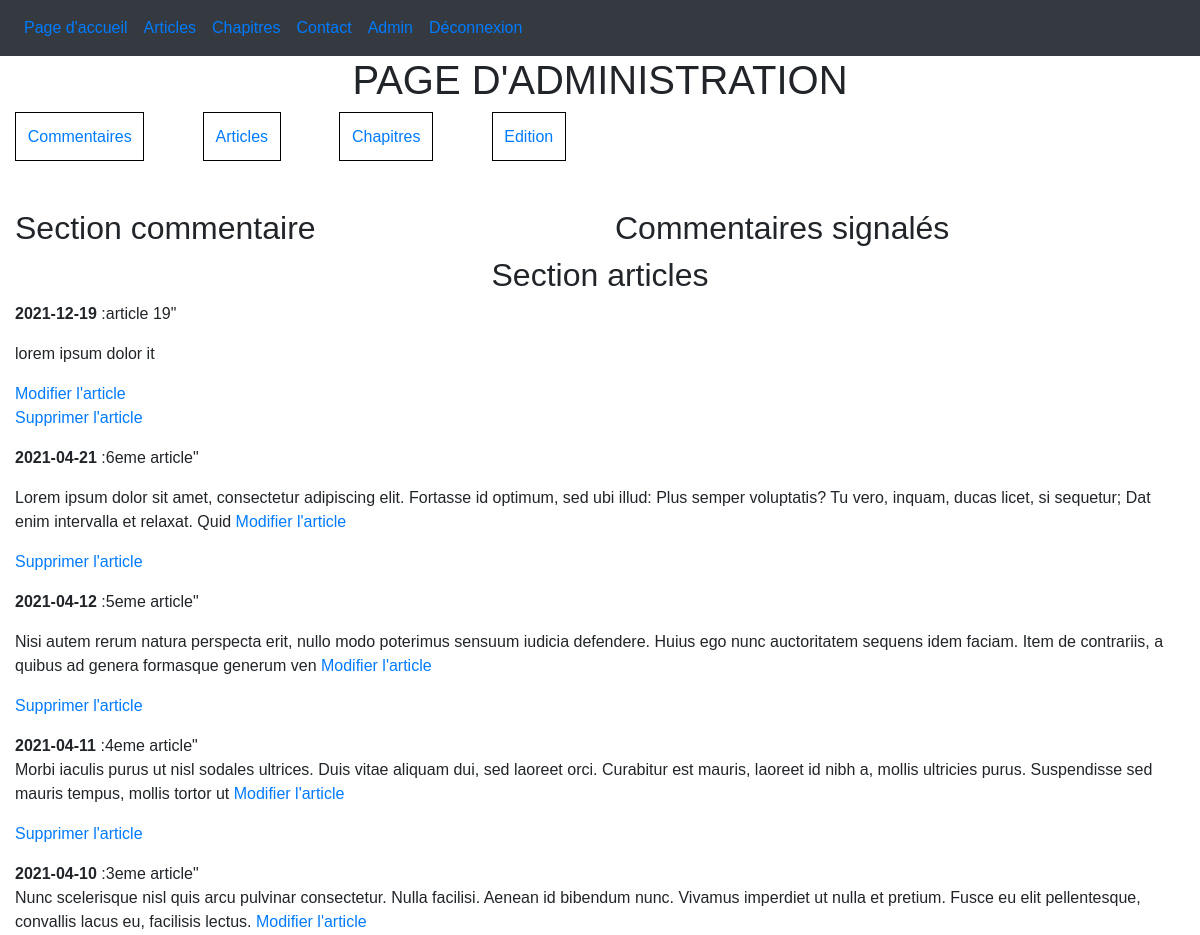
Page /index.php?action=administration (signed in, upper part) on the earlier database version.
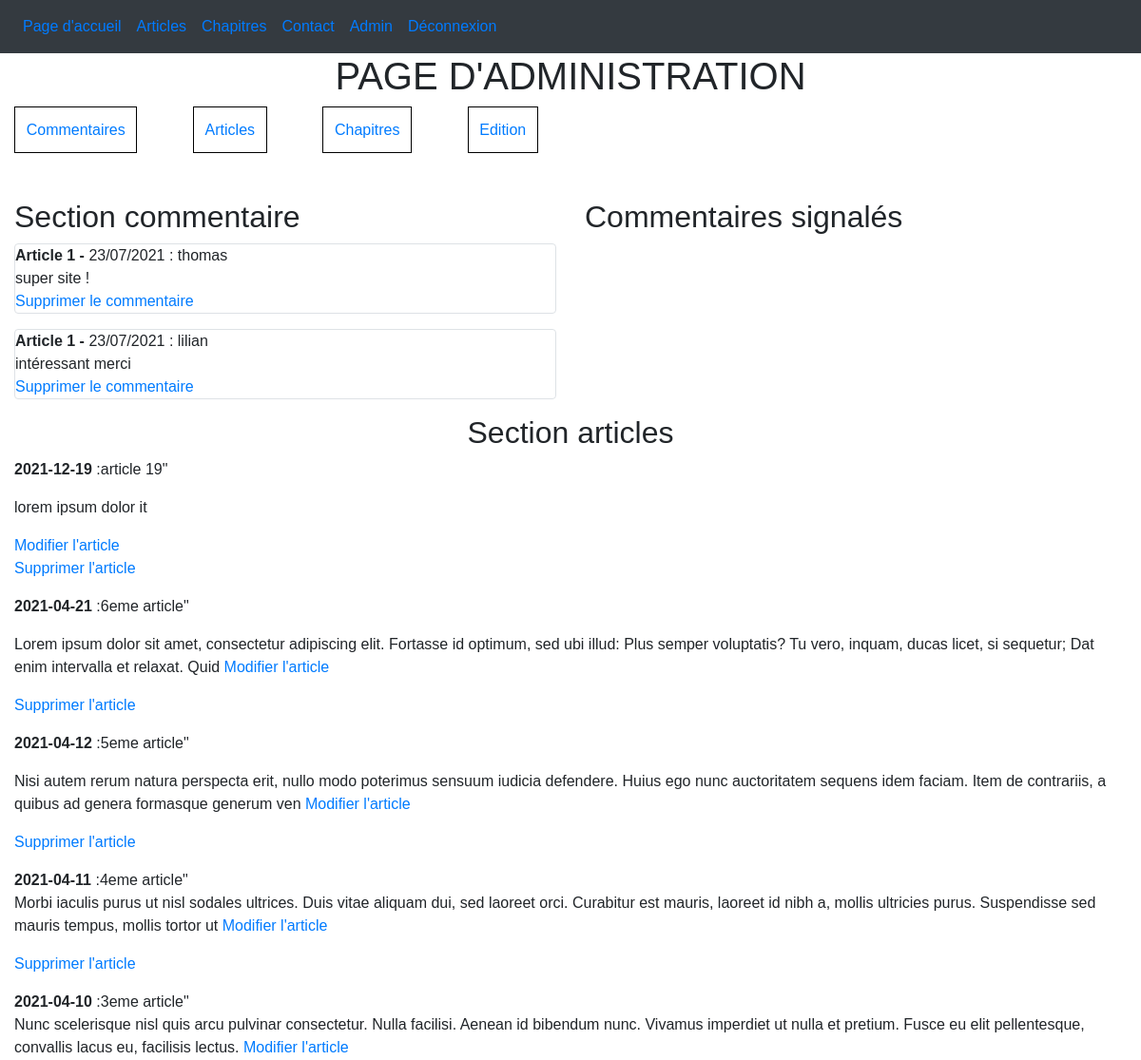
Same page on the later database version.
### tables this page shows
CREATE TABLE `articles` (
  `id` int(11) NOT NULL,
  `date_publication` date NOT NULL,
  `titre` varchar(30) NOT NULL,
  `contenu` text NOT NULL
);

CREATE TABLE `posts` (
  `id_post` int(11) NOT NULL,
  `id_article` int(11) NOT NULL,
  `cal` text NOT NULL,
  `pseudo` text NOT NULL,
  `contenu` text NOT NULL,
  `signale` tinyint(1) NOT NULL DEFAULT '0'
);

### model/article_manager.php (called while the page is built, shortened)
<?php
class ArticleManager extends Manager {
    public function getAllArticles() {
        $db = $this -> dbconnect();
        $req = $db -> query("SELECT id, date_publication, titre, SUBSTRING(contenu, 1, 200) AS contenu FROM articles ORDER BY date_publication DESC");
        return $req;
    }
}
?>

### controller/article_controller.php (called while the page is built, shortened)
<?php
require_once('model/article_manager.php');
class ArticleController {
            ?>
            <?php
    public function afficheAllArticles() {
        $articleManager = new ArticleManager;
        $reponse = $articleManager -> getAllArticles();
        $reponse -> execute();
        return($reponse);
    }
}
?>

### model/chapter_manager.php (called while the page is built, shortened)
<?php
class ChapterManager extends Manager {
    public function getAllChapters() {
        $db = $this -> dbconnect();
        $req = $db -> query("SELECT id, titre, SUBSTRING(manu, 1, 200) AS manu FROM chapitres ORDER BY id ");
        return $req;
    }
}
?>

### controller/chapter_controller.php (called while the page is built, shortened)
<?php
require_once('model/chapter_manager.php');
class ChapterController {
    public function afficheAllChapters() {
        $chapterManager = new ChapterManager;
        $reponse = $chapterManager -> getAllChapters();
        $reponse -> execute();
        return($reponse);
    }
}
?>

### model/post_manager.php (called while the page is built, shortened)
<?php
    class PostManager extends Manager {
        public function getAllPosts() {
            $db = $this -> dbconnect();
            $req = $db -> query("SELECT * FROM posts ORDER BY id_article");
            $req -> execute();
            return $req;
        }
    }
?>

### controller/post_controller.php (called while the page is built, shortened)
<?php
require_once('model/post_manager.php');
class PostController {
    public function afficheAllPost() {
        $postManager = new PostManager;
        $reponse = $postManager -> getAllPosts();
        return($reponse);
    }
}
?>

### view/administration.php (the view, shortened to what this page needs)
<?php
    $post_controller = new PostController;
    $article_controller = new ArticleController;
    $chapter_controller = new ChapterController;
    $reponse = $post_controller -> afficheAllPost();
    $articles = $article_controller -> afficheAllArticles();
    $chapters = $chapter_controller -> afficheAllChapters();
?>
    <h1 class="text-center">PAGE D'ADMINISTRATION </h1>
    <div class="container-fluid">
        <div class="row">
            <div class="col-12 adminMenu">
                <a href="#comms" style="margin-right: 5%;">Commentaires</a>
                <a href="#articles">Articles</a>
                <a href="#chapitres">Chapitres</a>
                <a href="#edition">Edition</a>
            </div>
        </div>
        <br/>
        <br/>
        <div class="row">
            <div class="col-sm-12 col-lg-6 ">
            <h2 id='comms'>Section commentaire</h2>
                <?php
                    while($donnes = $reponse -> fetch()) {
                ?>
                <p class="border rounded">
                    <strong>Article <?php echo $donnes['id_article']; ?> -</strong> <?php echo $donnes['cal']; ?> : <?php echo $donnes['pseudo']; ?> <br/>
                    <?php echo html_entity_decode($donnes['contenu']); ?> <br/>
                    <a href="\Projet4\index.php?action=delComms&id=<?php echo $donnes['id_post'] ?>">Supprimer le commentaire </a>
                </p>
                <?php
                    }
                ?>
            </div>
            <div class="col-sm-12 col-lg-6">
                <h2>Commentaires signalés</h2>
            </div>
        </div>
        <h2 class="text-center" id="articles">Section articles</h2>
        <div class="row">
            <div class="col-12">
                <?php
                    while($donnes = $articles -> fetch()) {
                ?>
                <p>
                    <strong><?php echo $donnes['date_publication']; ?></strong> :<?php echo $donnes['titre'] ?>" <br/>
                    <?php echo $donnes['contenu']; ?>
                    <a href="\Projet4\index.php?action=upArticle&id= <?php echo $donnes['id']?>">Modifier l'article</a>
                    <div><a href="\Projet4\index.php?action=delArticle&id=<?php echo $donnes['id'] ?>">Supprimer l'article</a></div>
                </p>
                <?php
                    }
                ?>
            </div>
        </div>
    </div>
<?php require('template.php'); ?>

Differences in the rows shown:
added posts: id_article "1", cal "23/07/2021", pseudo "thomas", contenu "super site !"
added posts: id_article "1", cal "23/07/2021", pseudo "lilian", contenu "intéressant merci"
